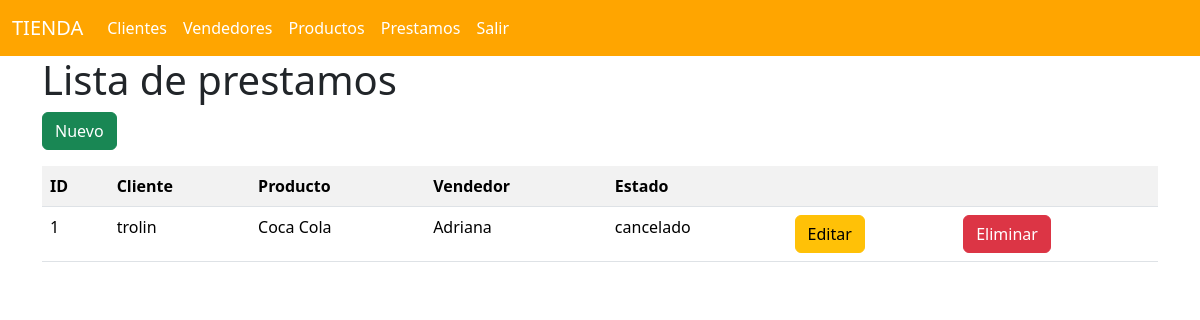
The page /prestamos/ on the database its author committed.
### models/prestamo_model.py (models this page shows, shortened)
class Prestamo(db.Model):
    __tablename__ = "prestamos"
    id = db.Column(db.Integer, primary_key=True)
    cliente_id = db.Column(db.Integer, db.ForeignKey('cliente.id'), nullable=False)
    producto_id = db.Column(db.Integer, db.ForeignKey('productos.id'), nullable=False)
    vendedor_id = db.Column(db.Integer, db.ForeignKey('vendedores.id'), nullable=False)
    estado = db.Column(db.String(80), nullable=False)
    cliente = db.relationship('Cliente', back_populates= 'prestamos')
    producto = db.relationship('Producto', back_populates='prestamos')
    vendedor = db.relationship('Vendedor', back_populates='prestamos')
    @staticmethod
    def get_all():
        return Prestamo.query.all()

### models/cliente_model.py (models this page shows, shortened)
class Cliente(db.Model):
    __tablename__ = "cliente"
    id = db.Column(db.Integer, primary_key=True)
    nombre = db.Column(db.String(80), nullable=False)
    telefono = db.Column(db.String(20), nullable=True)
    prestamos = db.relationship('Prestamo', back_populates='cliente')

### models/producto_model.py (models this page shows, shortened)
class Producto(db.Model):
    __tablename__ = "productos"
    id = db.Column(db.Integer, primary_key = True)
    descripcion = db.Column(db.String(100), nullable=False)
    precio = db.Column(db.Float(3,2), nullable=False)
    obs = db.Column(db.String(100), nullable=False)
    prestamos = db.relationship('Prestamo', back_populates='producto')

### models/vendedor_model.py (models this page shows, shortened)
class Vendedor(db.Model):
    __tablename__ = "vendedores"
    id = db.Column(db.Integer, primary_key=True)
    nombre = db.Column(db.String(80), nullable = False)
    contrasenia = db.Column(db.String(80), nullable = False)
    telefono = db.Column(db.String(20), nullable = False)
    prestamos = db.relationship('Prestamo', back_populates='vendedor')

### controllers/prestamo_controller.py (the view)
@prestamo_bp.route("/")
def index():
    prestamos = Prestamo.get_all()
    return prestamo_view.list(prestamos)

### views/prestamo_view.py (called while the page is built)
def list(prestamos):
    return render_template('prestamos/index.html', prestamos=prestamos)

### templates/prestamos/index.html (shortened to what this page needs)
{% extends 'base.html' %}
{% block content %}
<h1>Lista de prestamos</h1>
<a href="{{url_for('prestamo.create')}}" class="btn btn-success mb-3">Nuevo</a>
<table class="table table-striped">
    <tr>
        <th>ID</th>
        <th>Cliente</th>
        <th>Producto</th>
        <th>Vendedor</th>
        <th>Estado</th>
        <th></th>
        <th></th>
    </tr>
    {% for item in prestamos %}
    <tr>
        <td>{{item.id}}</td>
        <td>{{item.cliente.nombre}}</td>
        <td>{{item.producto.descripcion}}</td>
        <td>{{item.vendedor.nombre}}</td>
        <td>{{item.estado}}</td>
        <td>
            <a href="{{url_for('prestamo.edit', id=item.id)}}" class="btn btn-warning">Editar</a>
        </td>
        <td>
            <a href="{{url_for('prestamo.delete', id=item.id)}}" class="btn btn-danger">Eliminar</a>
        </td>
    </tr>
    {% endfor %}
</table>
{% endblock %}

### rows shown on the page
Prestamo: id "1", cliente.nombre "trolin", producto.descripcion "Coca Cola", vendedor.nombre "Adriana", estado "cancelado"
